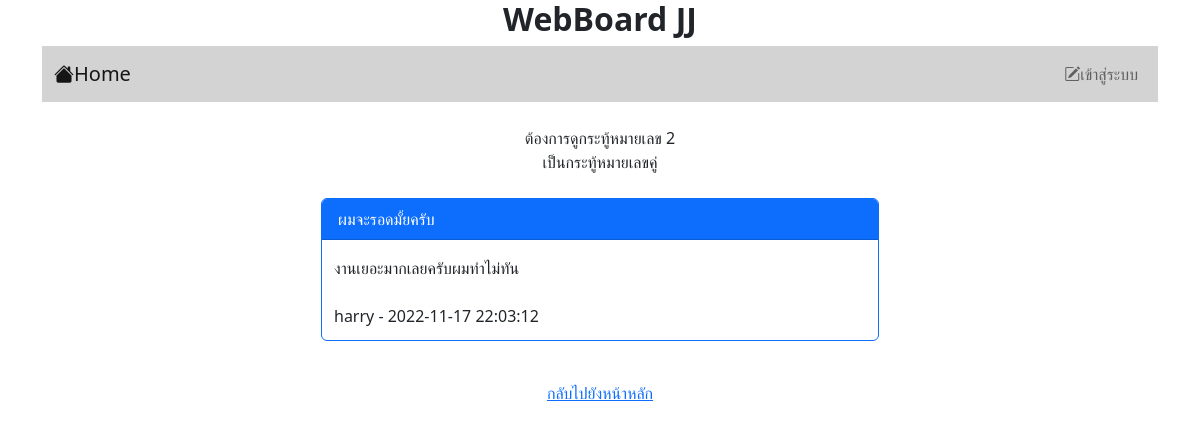
/post.php?id=2, run on the app's committed database.
### tables this page shows
CREATE TABLE `post` (
  `id` int(11) NOT NULL,
  `title` varchar(128) NOT NULL,
  `content` varchar(2048) NOT NULL,
  `post_date` datetime NOT NULL,
  `cat_id` int(11) NOT NULL,
  `user_id` int(11) NOT NULL
);

CREATE TABLE `user` (
  `id` int(11) NOT NULL,
  `login` varchar(32) NOT NULL,
  `password` varchar(64) NOT NULL,
  `name` varchar(64) NOT NULL,
  `gender` char(1) NOT NULL,
  `email` varchar(32) NOT NULL,
  `role` char(1) NOT NULL
);

### post.php (the view, shortened to what this page needs)
<!DOCTYPE html>
<html lang="en">
<head>
    <link href="https://cdn.jsdelivr.net/npm/bootstrap@5.2.2/dist/css/bootstrap.min.css" rel="stylesheet">
    <link rel="stylesheet" href="https://cdn.jsdelivr.net/npm/bootstrap-icons@1.9.1/font/bootstrap-icons.css">
</head>
<body>
    <div class="container">
    <H1 style="font-size: 200%"><center><b> WebBoard JJ </b></center></H1>
    <?php include "nav.php" ?>
    <br>
    <section class="col-md-6 mx-auto">
    <?php
        isset($_GET['id']) ? $id= $_GET['id']:header("Location: index.php");
        echo "<center>ต้องการดูกระทู้หมายเลข $id <br>";
        if($id % 2 == 0){
            echo "เป็นกระทู้หมายเลขคู่</center><br>";
        }else{
            echo "เป็นกระทู้หมายเลขคี่</center><br>";
        }
    ?>
    <?php
        $conn = new PDO("mysql:host=localhost;dbname=webboard;charset=utf8","root","");
        $data = $conn->query("SELECT p.id,p.title,p.content,p.post_date ,c.name,u.name FROM post p , user u , category c WHERE p.id = $id AND p.user_ID = u.id;");
    ?>
    <div class="card text-dark bg-white border-primary mb-3">
    <?php $row = $data->fetch(); ?>
        <div class="card-header bg-primary text-white"><?= $row['1']; ?></div>
            <div class="card-body pb-1">
                <div class="row justify-content-between px-2 mb-2">
                    <?= $row['2']; ?> <br><br>
                    <?= $row['5'] . " - " . $row['3']; ?>
                </div>
            </div>
        </div>
</section>
<br>
<center><a href="index.php" > กลับไปยังหน้าหลัก </a></center>
</div>
</body>
</html>

### data on the page
post: title "ผมจะรอดมั้ยครับ", content "งานเยอะมากเลยครับผมทำไม่ทัน", post_date "2022-11-17 22:03:12"
user: name "harry"

### other printed values
$id "2"
